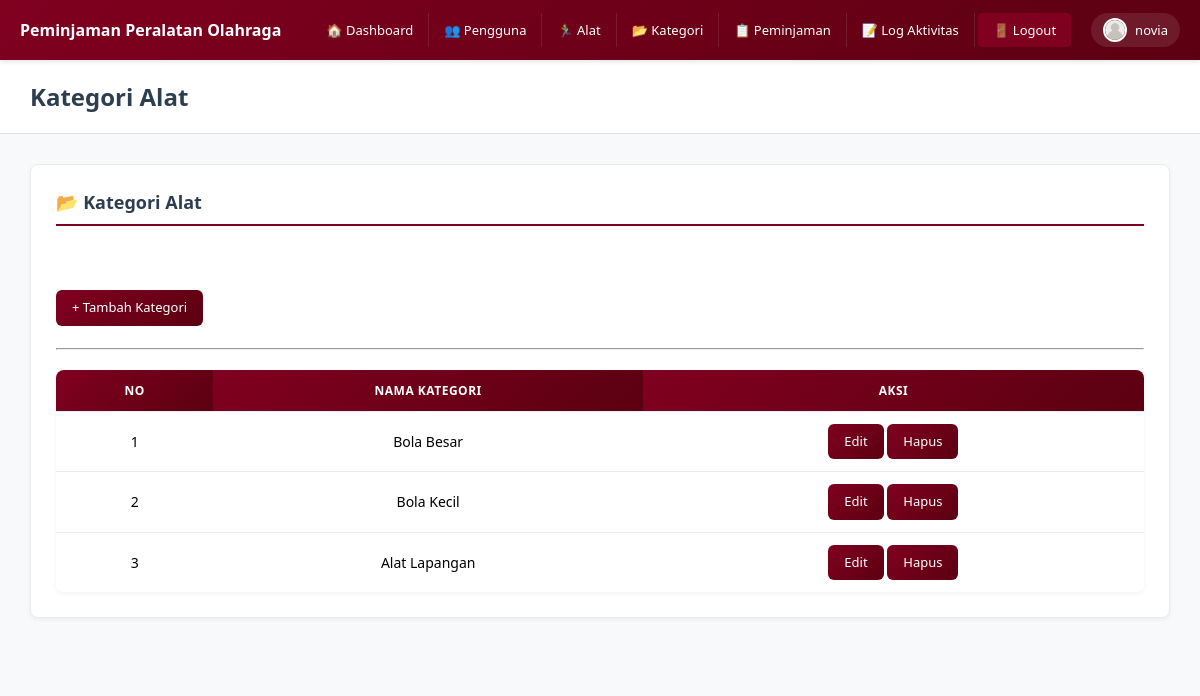
Page /admin/kategori (signed in) on the committed database.
### tables this page shows
CREATE TABLE `kategori` (
  `id_kategori` int NOT NULL,
  `nama_kategori` varchar(50) NOT NULL
);

### controllers/AdminController.php (called while the page is built, shortened)
<?php
class AdminController extends Controller {
    public function kategori() {
        $model = $this->model('AdminModel');
        $data['judul']    = "Kategori Alat";
        $data['kategori'] = $model->getAllKategori();
        $this->view('admin/kategori', $data);
    }
}

### core/App.php (called while the page is built, shortened)
<?php
class App {
    protected $method = 'index';
    public function __construct() {
        $url = $this->parseURL();
        if (!empty($url[0])) {
            $controllerName = ucfirst($url[0]);
            if (file_exists(__DIR__ . '/../controllers/' . $controllerName . 'Controller.php')) {
                unset($url[0]);
            }
            elseif (file_exists(__DIR__ . '/../controllers/' . $controllerName . '.php')) {
                $this->controller = $controllerName;
                unset($url[0]);
            }
        }
        $this->controller = new $this->controller;
        if (isset($url[1]) && method_exists($this->controller, $url[1])) {
            $this->method = $url[1];
            unset($url[1]);
        }
        $this->params = $url ? array_values($url) : [];
        call_user_func_array([$this->controller, $this->method], $this->params);
    }
    public function parseURL() {
        if (isset($_GET['url'])) {
            $url = $_GET['url'];
            $url = ltrim($url, '/');
            $url = rtrim($url, '/');
            $url = filter_var($url, FILTER_SANITIZE_URL);
            return explode('/', $url);
        }
        return [];
    }
}

### Index.php (called while the page is built, shortened)
<?php
require_once __DIR__ . '/config/Database.php';
require_once __DIR__ . '/core/Controller.php';
require_once __DIR__ . '/core/App.php';
$app = new App();

### config/Database.php (called while the page is built, shortened)
<?php
class Database {
    private $host     = 'localhost';
    private $db_name  = 'peminjaman_peralatan_olahraga';
    private $username = 'root';
    private $password = '';
    private static $instance = null;
    private $conn;
    private function __construct() {
        try {
            $dsn = "mysql:host={$this->host};dbname={$this->db_name};charset=utf8mb4";
            $options = [
                PDO::ATTR_ERRMODE            => PDO::ERRMODE_EXCEPTION,
                PDO::ATTR_DEFAULT_FETCH_MODE => PDO::FETCH_ASSOC,
                PDO::ATTR_EMULATE_PREPARES   => false,
            ];
            $this->conn = new PDO($dsn, $this->username, $this->password, $options);
        } catch (PDOException $e) {
            die("Koneksi Database Gagal: " . $e->getMessage());
        }
    }
    public static function getInstance() {
        if (self::$instance === null) {
            self::$instance = new Database();
        }
        return self::$instance;
    }
    public function getConnection() {
        return $this->conn;
    }
}

### models/AdminModel.php (called while the page is built, shortened)
<?php
class AdminModel {
    private $db;
    public function __construct() {
        $this->db = Database::getInstance()->getConnection();
    }
    public function getAllKategori() {
        return $this->db->query("SELECT * FROM kategori")->fetchAll();
    }
}

### views/admin/Kategori.php (the view, shortened to what this page needs)
<?php include __DIR__ . '/../layout/header.php';  ?>
<div class="box">
    <h3>📂 Kategori Alat</h3>
    <br><br>
    <a class="btn-modal" href="<?= BASEURL; ?>/admin/tambahKategori">
        + Tambah Kategori
    </a>
    <br><br>
    <hr>
    <table>
        <tr>
            <th>No</th>
            <th>Nama Kategori</th>
            <th>Aksi</th>
        </tr>
        <?php $no = 1; ?>
        <?php foreach ($data['kategori'] as $k) : ?>
        <tr>
            <td><?= $no++; ?></td>
            <td><?= htmlspecialchars($k['nama_kategori']); ?></td>
            <td>
                <a class="btn-modal"
                   href="<?= BASEURL ?>/admin/editKategori?id=<?= $k['id_kategori']; ?>">
                   Edit
                </a>
                <a class="btn-modal"
                   href="<?= BASEURL ?>/admin/kategori?hapus=<?= $k['id_kategori']; ?>"
                   onclick="return confirm('Hapus kategori ini?')">
                   Hapus
                </a>
            </td>
        </tr>
        <?php endforeach; ?>
    </table>
</div>

### assets/style.css (style rules this page uses)
* { margin:0; padding:0; box-sizing:border-box; }
body { font-family:'Segoe UI', Tahoma, Geneva, Verdana, sans-serif; background:#f8f9fa; padding-top:60px; }
.content h3 { color:#2c3e50; font-size:20px; margin-bottom:20px; font-weight:600; }
table { width:100%; border-collapse:collapse; margin-top:20px; background:white; border-radius:8px; overflow:hidden; box-shadow:0 2px 4px rgba(0,0,0,0.05); }
th,td { padding:12px 15px; text-align:center; border-bottom:1px solid #e9ecef; font-size:14px; }
th { background:linear-gradient(135deg, #800020 0%, #5c0011 100%); color:white; font-weight:600; text-transform:uppercase; font-size:12px; letter-spacing:0.5px; }
tr:last-child td { border-bottom:none; }
button, .button, .btn, .btn-primary, .btn-success, .btn-info, .btn-secondary, .btn-danger, .btn-warning, .btn-modal { background:linear-gradient(135deg, #800020 0%, #5c0011 100%); color:white; border:none; padding:8px 16px; border-radius:6px; cursor:pointer; font-size:13px; font-weight:500; text-decoration:none; display:inline-block; transition:all 0.3s; text-align:center; line-height:1.5; }
.box { background:white; padding:25px; border:1px solid #e9ecef; border-radius:8px; margin-bottom:20px; box-shadow:0 2px 4px rgba(0,0,0,0.05); }
.box h3 { color:#2c3e50; margin-bottom:20px; font-size:18px; font-weight:600; padding-bottom:10px; border-bottom:2px solid #800020; }

### views/layout/Header.php (style rules this page uses)
* { margin:0; padding:0; box-sizing:border-box; }
body { font-family:'Segoe UI', Tahoma, Geneva, Verdana, sans-serif; background:#f8f9fa; padding-top:60px; }
.content h3 { color:#2c3e50; font-size:20px; margin-bottom:20px; font-weight:600; }
table { width:100%; border-collapse:collapse; margin-top:20px; background:white; border-radius:8px; overflow:hidden; box-shadow:0 2px 4px rgba(0,0,0,0.05); }
th,td { padding:12px 15px; text-align:center; border-bottom:1px solid #e9ecef; font-size:14px; }
th { background:linear-gradient(135deg, #800020 0%, #5c0011 100%); color:white; font-weight:600; text-transform:uppercase; font-size:12px; letter-spacing:0.5px; }
tr:last-child td { border-bottom:none; }
button, .button, .btn, .btn-primary, .btn-success, .btn-info, .btn-secondary, .btn-danger, .btn-warning, .btn-modal { background:linear-gradient(135deg, #800020 0%, #5c0011 100%); color:white; border:none; padding:8px 16px; border-radius:6px; cursor:pointer; font-size:13px; font-weight:500; text-decoration:none; display:inline-block; transition:all 0.3s; text-align:center; line-height:1.5; }
.box { background:white; padding:25px; border:1px solid #e9ecef; border-radius:8px; margin-bottom:20px; box-shadow:0 2px 4px rgba(0,0,0,0.05); }
.box h3 { color:#2c3e50; margin-bottom:20px; font-size:18px; font-weight:600; padding-bottom:10px; border-bottom:2px solid #800020; }

### rows in the picture
kategori: nama_kategori "Bola Besar"
kategori: nama_kategori "Bola Kecil"
kategori: nama_kategori "Alat Lapangan"

### other values in the picture
$_SESSION['nama'] "novia"
$data['judul'] "Kategori Alat"
